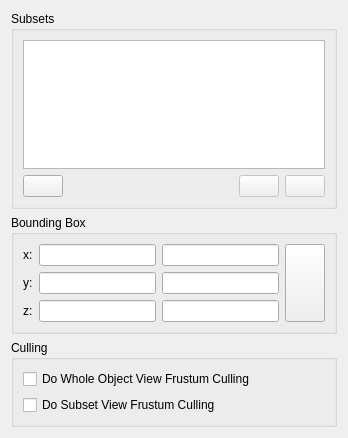
<?xml version="1.0" encoding="UTF-8"?>
<ui version="4.0">
 <class>Renderable_Dlg</class>
 <widget class="QWidget" name="Renderable_Dlg">
  <property name="geometry">
   <rect>
    <x>0</x>
    <y>0</y>
    <width>348</width>
    <height>438</height>
   </rect>
  </property>
  <property name="windowTitle">
   <string>Form</string>
  </property>
  <layout class="QVBoxLayout" name="verticalLayout_2">
   <item>
    <widget class="QGroupBox" name="groupBox_2">
     <property name="title">
      <string>Subsets</string>
     </property>
     <layout class="QVBoxLayout" name="verticalLayout">
      <item>
       <widget class="QListWidget" name="listWidget_subsets">
        <property name="styleSheet">
         <string notr="true"/>
        </property>
        <property name="selectionMode">
         <enum>QAbstractItemView::ContiguousSelection</enum>
        </property>
        <property name="selectionBehavior">
         <enum>QAbstractItemView::SelectRows</enum>
        </property>
        <property name="uniformItemSizes">
         <bool>true</bool>
        </property>
        <property name="selectionRectVisible">
         <bool>false</bool>
        </property>
       </widget>
      </item>
      <item>
       <layout class="QHBoxLayout" name="horizontalLayout">
        <item>
         <widget class="QPushButton" name="pushButton_updateFromDrawable">
          <property name="text">
           <string/>
          </property>
          <property name="icon">
           <iconset resource="D3DChips_Dlg.qrc">
            <normaloff>:/D3DChips_Dlg/Resources/arrow_circle_double.png</normaloff>:/D3DChips_Dlg/Resources/arrow_circle_double.png</iconset>
          </property>
         </widget>
        </item>
        <item>
         <spacer name="horizontalSpacer">
          <property name="orientation">
           <enum>Qt::Horizontal</enum>
          </property>
          <property name="sizeHint" stdset="0">
           <size>
            <width>138</width>
            <height>20</height>
           </size>
          </property>
         </spacer>
        </item>
        <item>
         <widget class="QPushButton" name="pushButton_ssUp">
          <property name="enabled">
           <bool>false</bool>
          </property>
          <property name="text">
           <string/>
          </property>
          <property name="icon">
           <iconset resource="D3DChips_Dlg.qrc">
            <normaloff>:/D3DChips_Dlg/Resources/Stock-Index-Up-icon16.png</normaloff>:/D3DChips_Dlg/Resources/Stock-Index-Up-icon16.png</iconset>
          </property>
         </widget>
        </item>
        <item>
         <widget class="QPushButton" name="pushButton_ssDown">
          <property name="enabled">
           <bool>false</bool>
          </property>
          <property name="text">
           <string/>
          </property>
          <property name="icon">
           <iconset resource="D3DChips_Dlg.qrc">
            <normaloff>:/D3DChips_Dlg/Resources/Stock-Index-Down-icon16.png</normaloff>:/D3DChips_Dlg/Resources/Stock-Index-Down-icon16.png</iconset>
          </property>
         </widget>
        </item>
       </layout>
      </item>
     </layout>
    </widget>
   </item>
   <item>
    <widget class="QGroupBox" name="groupBox_3">
     <property name="title">
      <string>Bounding Box</string>
     </property>
     <layout class="QGridLayout" name="gridLayout_3">
      <item row="0" column="0">
       <widget class="QLabel" name="label_11">
        <property name="text">
         <string>x:</string>
        </property>
       </widget>
      </item>
      <item row="0" column="1">
       <widget class="QLineEdit" name="lineEdit_bbxa">
        <property name="alignment">
         <set>Qt::AlignRight|Qt::AlignTrailing|Qt::AlignVCenter</set>
        </property>
       </widget>
      </item>
      <item row="0" column="2">
       <widget class="QLineEdit" name="lineEdit_bbxb">
        <property name="alignment">
         <set>Qt::AlignRight|Qt::AlignTrailing|Qt::AlignVCenter</set>
        </property>
       </widget>
      </item>
      <item row="0" column="3" rowspan="3">
       <widget class="QPushButton" name="pushButton_calculateBB">
        <property name="sizePolicy">
         <sizepolicy hsizetype="Minimum" vsizetype="Minimum">
          <horstretch>0</horstretch>
          <verstretch>0</verstretch>
         </sizepolicy>
        </property>
        <property name="toolTip">
         <string>Calculate From Subsets</string>
        </property>
        <property name="text">
         <string/>
        </property>
        <property name="icon">
         <iconset resource="D3DChips_Dlg.qrc">
          <normaloff>:/D3DChips_Dlg/Resources/calculator-icon.png</normaloff>:/D3DChips_Dlg/Resources/calculator-icon.png</iconset>
        </property>
       </widget>
      </item>
      <item row="1" column="0">
       <widget class="QLabel" name="label_4">
        <property name="text">
         <string>y:</string>
        </property>
       </widget>
      </item>
      <item row="1" column="1">
       <widget class="QLineEdit" name="lineEdit_bbya">
        <property name="alignment">
         <set>Qt::AlignRight|Qt::AlignTrailing|Qt::AlignVCenter</set>
        </property>
       </widget>
      </item>
      <item row="1" column="2">
       <widget class="QLineEdit" name="lineEdit_bbyb">
        <property name="alignment">
         <set>Qt::AlignRight|Qt::AlignTrailing|Qt::AlignVCenter</set>
        </property>
       </widget>
      </item>
      <item row="2" column="0">
       <widget class="QLabel" name="label_3">
        <property name="text">
         <string>z:</string>
        </property>
       </widget>
      </item>
      <item row="2" column="1">
       <widget class="QLineEdit" name="lineEdit_bbza">
        <property name="alignment">
         <set>Qt::AlignRight|Qt::AlignTrailing|Qt::AlignVCenter</set>
        </property>
       </widget>
      </item>
      <item row="2" column="2">
       <widget class="QLineEdit" name="lineEdit_bbzb">
        <property name="alignment">
         <set>Qt::AlignRight|Qt::AlignTrailing|Qt::AlignVCenter</set>
        </property>
       </widget>
      </item>
     </layout>
    </widget>
   </item>
   <item>
    <widget class="QGroupBox" name="groupBox_4">
     <property name="title">
      <string>Culling</string>
     </property>
     <layout class="QGridLayout" name="gridLayout_2">
      <item row="0" column="0">
       <widget class="QCheckBox" name="checkBox_culling">
        <property name="text">
         <string>Do Whole Object View Frustum Culling</string>
        </property>
       </widget>
      </item>
      <item row="1" column="0">
       <widget class="QCheckBox" name="checkBox_subsetCulling">
        <property name="text">
         <string>Do Subset View Frustum Culling</string>
        </property>
       </widget>
      </item>
     </layout>
    </widget>
   </item>
  </layout>
 </widget>
 <resources>
  <include location="D3DChips_Dlg.qrc"/>
 </resources>
 <connections>
  <connection>
   <sender>pushButton_updateFromDrawable</sender>
   <signal>clicked()</signal>
   <receiver>Renderable_Dlg</receiver>
   <slot>updateFromDrawable()</slot>
   <hints>
    <hint type="sourcelabel">
     <x>47</x>
     <y>238</y>
    </hint>
    <hint type="destinationlabel">
     <x>377</x>
     <y>222</y>
    </hint>
   </hints>
  </connection>
  <connection>
   <sender>pushButton_calculateBB</sender>
   <signal>clicked()</signal>
   <receiver>Renderable_Dlg</receiver>
   <slot>calculateBB()</slot>
   <hints>
    <hint type="sourcelabel">
     <x>188</x>
     <y>310</y>
    </hint>
    <hint type="destinationlabel">
     <x>273</x>
     <y>352</y>
    </hint>
   </hints>
  </connection>
  <connection>
   <sender>pushButton_ssUp</sender>
   <signal>clicked()</signal>
   <receiver>Renderable_Dlg</receiver>
   <slot>moveSsUp()</slot>
   <hints>
    <hint type="sourcelabel">
     <x>162</x>
     <y>232</y>
    </hint>
    <hint type="destinationlabel">
     <x>275</x>
     <y>289</y>
    </hint>
   </hints>
  </connection>
  <connection>
   <sender>pushButton_ssDown</sender>
   <signal>clicked()</signal>
   <receiver>Renderable_Dlg</receiver>
   <slot>moveSsDown()</slot>
   <hints>
    <hint type="sourcelabel">
     <x>195</x>
     <y>230</y>
    </hint>
    <hint type="destinationlabel">
     <x>403</x>
     <y>292</y>
    </hint>
   </hints>
  </connection>
  <connection>
   <sender>lineEdit_bbxa</sender>
   <signal>editingFinished()</signal>
   <receiver>Renderable_Dlg</receiver>
   <slot>bbEdited()</slot>
   <hints>
    <hint type="sourcelabel">
     <x>71</x>
     <y>292</y>
    </hint>
    <hint type="destinationlabel">
     <x>242</x>
     <y>334</y>
    </hint>
   </hints>
  </connection>
  <connection>
   <sender>lineEdit_bbxb</sender>
   <signal>editingFinished()</signal>
   <receiver>Renderable_Dlg</receiver>
   <slot>bbEdited()</slot>
   <hints>
    <hint type="sourcelabel">
     <x>145</x>
     <y>297</y>
    </hint>
    <hint type="destinationlabel">
     <x>350</x>
     <y>332</y>
    </hint>
   </hints>
  </connection>
  <connection>
   <sender>lineEdit_bbya</sender>
   <signal>editingFinished()</signal>
   <receiver>Renderable_Dlg</receiver>
   <slot>bbEdited()</slot>
   <hints>
    <hint type="sourcelabel">
     <x>92</x>
     <y>316</y>
    </hint>
    <hint type="destinationlabel">
     <x>392</x>
     <y>367</y>
    </hint>
   </hints>
  </connection>
  <connection>
   <sender>lineEdit_bbyb</sender>
   <signal>editingFinished()</signal>
   <receiver>Renderable_Dlg</receiver>
   <slot>bbEdited()</slot>
   <hints>
    <hint type="sourcelabel">
     <x>124</x>
     <y>311</y>
    </hint>
    <hint type="destinationlabel">
     <x>327</x>
     <y>321</y>
    </hint>
   </hints>
  </connection>
  <connection>
   <sender>lineEdit_bbza</sender>
   <signal>editingFinished()</signal>
   <receiver>Renderable_Dlg</receiver>
   <slot>bbEdited()</slot>
   <hints>
    <hint type="sourcelabel">
     <x>77</x>
     <y>345</y>
    </hint>
    <hint type="destinationlabel">
     <x>461</x>
     <y>326</y>
    </hint>
   </hints>
  </connection>
  <connection>
   <sender>lineEdit_bbzb</sender>
   <signal>editingFinished()</signal>
   <receiver>Renderable_Dlg</receiver>
   <slot>bbEdited()</slot>
   <hints>
    <hint type="sourcelabel">
     <x>124</x>
     <y>337</y>
    </hint>
    <hint type="destinationlabel">
     <x>469</x>
     <y>371</y>
    </hint>
   </hints>
  </connection>
  <connection>
   <sender>listWidget_subsets</sender>
   <signal>itemSelectionChanged()</signal>
   <receiver>Renderable_Dlg</receiver>
   <slot>ssSelectionChanged()</slot>
   <hints>
    <hint type="sourcelabel">
     <x>116</x>
     <y>81</y>
    </hint>
    <hint type="destinationlabel">
     <x>260</x>
     <y>264</y>
    </hint>
   </hints>
  </connection>
  <connection>
   <sender>listWidget_subsets</sender>
   <signal>itemChanged(QListWidgetItem*)</signal>
   <receiver>Renderable_Dlg</receiver>
   <slot>ssItemChanged(QListWidgetItem*)</slot>
   <hints>
    <hint type="sourcelabel">
     <x>167</x>
     <y>81</y>
    </hint>
    <hint type="destinationlabel">
     <x>403</x>
     <y>269</y>
    </hint>
   </hints>
  </connection>
  <connection>
   <sender>checkBox_culling</sender>
   <signal>clicked()</signal>
   <receiver>Renderable_Dlg</receiver>
   <slot>cullingChanged()</slot>
   <hints>
    <hint type="sourcelabel">
     <x>362</x>
     <y>288</y>
    </hint>
    <hint type="destinationlabel">
     <x>500</x>
     <y>298</y>
    </hint>
   </hints>
  </connection>
  <connection>
   <sender>checkBox_subsetCulling</sender>
   <signal>clicked()</signal>
   <receiver>Renderable_Dlg</receiver>
   <slot>cullingChanged()</slot>
   <hints>
    <hint type="sourcelabel">
     <x>314</x>
     <y>312</y>
    </hint>
    <hint type="destinationlabel">
     <x>499</x>
     <y>344</y>
    </hint>
   </hints>
  </connection>
 </connections>
 <slots>
  <slot>mappingCellChanged(int,int)</slot>
  <slot>mappingCellEntered(int,int,int,int)</slot>
  <slot>updateFromDrawable()</slot>
  <slot>calculateBB()</slot>
  <slot>moveSsUp()</slot>
  <slot>moveSsDown()</slot>
  <slot>bbEdited()</slot>
  <slot>ssSelectionChanged()</slot>
  <slot>ssItemChanged(QListWidgetItem*)</slot>
  <slot>cullingChanged()</slot>
 </slots>
</ui>
